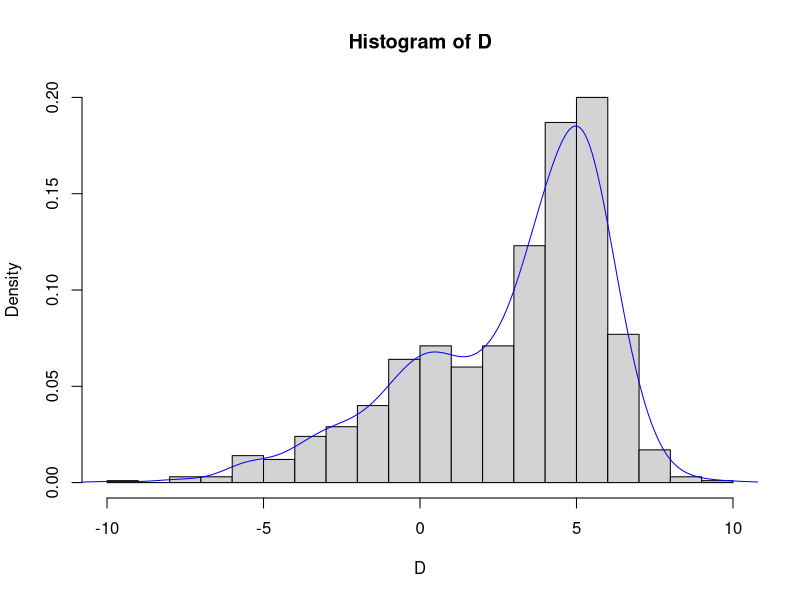

Generate this figure with R:
#creating a mixture of two Gaussian populations
D = sample(c(rnorm(500,1, 3), rnorm(500, 5, 1)))
D	#show D

hist(D, prob=TRUE, breaks=20)  #generate a histogram for D
lines(density(D), col="blue")  #density plot superimposed on the histogram

#set initial conditions, key- mai=initial mean of distribution a; mbi = initial mean of distribution b
#va= initial variance of distribution a; vb = initial variance of distribution b
#priora = prior probability of a; priorb = prior probability of b
#The program will have iterations. In each of the iterations, two probabilities will be computed. posterior and prior.
#posterior is the P(value|given the group); prior is the P(group|the value).
#in each iteration for all the values posterior probability of that being in group a or b is calculated.
#Then for every value the probability that it is in group a or b is calculated and these serve as weights to update the group means.
#After many such iterations, the means of a and b stabilize.

#creating a matrices for recording the updated means and variances of two populations a and b after each iteration
meana <- matrix(, nrow=100, ncol=1); meanb <- matrix(, nrow=100, ncol=1)
vara <- matrix(, nrow=100, ncol=1); varb <- matrix(, nrow=100, ncol=1)

#initializing the means and variances
mai <- 10; vai <- 1; mbi <- 2; vbi <- 0.5; meana[1,] <- mai; meanb[1,] <- mbi
vara[1,] <- vai; varb[1,] <- vbi
priora <- 0.5; priorb <- 0.5

#code

for (i in 1:100) {
#posta= P(x|a)
posta <- (exp(-((D-mai)^2)/(2*vai)))/(sqrt(2*pi*vai))
postb <- (exp(-((D-mbi)^2)/(2*vbi)))/(sqrt(2*pi*vbi))

#a= P(a|x)
a <- (posta*priora)/(postb*priorb + posta*priora)
b <- (postb*priorb)/(postb*priorb + posta*priora)

maf <- (sum(D*a))/sum(a)
mbf <- (sum(D*b))/sum(b)

vaf <- (sum(a*(D-maf)^2))/sum(a)
vbf <- (sum(b*(D-mbf)^2))/sum(b)
maf
vaf
mbf
vbf
meana[i+1] <- maf; meanb[i+1] <- mbf; vara[i+1] <- vaf; varb[i+1] <- vbf
mai <- maf; mbi <- mbf; vai <- vaf; vbi <- vbf; priora <- mean(a); priorb <- mean(b)
}
SDA = sqrt(vaf); SDB = sqrt(vbf)

print (paste("mean of population A:", maf))
print (paste("variance of population A:", vaf))
print (paste("standard deviation of population A:", SDA))
print (paste("mean of population B:", mbf))
print (paste("variance of population B:", vbf))
print (paste("standard deviation of population B:", SDB))
